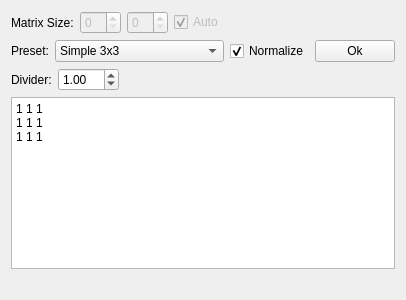
<?xml version="1.0" encoding="UTF-8"?>
<ui version="4.0">
 <class>Convolution</class>
 <widget class="QWidget" name="Convolution">
  <property name="geometry">
   <rect>
    <x>0</x>
    <y>0</y>
    <width>400</width>
    <height>300</height>
   </rect>
  </property>
  <property name="windowTitle">
   <string>Form</string>
  </property>
  <layout class="QVBoxLayout" name="verticalLayout">
   <item>
    <layout class="QHBoxLayout" name="horizontalLayout_3">
     <item>
      <layout class="QVBoxLayout" name="verticalLayout_2">
       <item>
        <layout class="QHBoxLayout" name="horizontalLayout">
         <item>
          <widget class="QLabel" name="label">
           <property name="text">
            <string>Matrix Size:</string>
           </property>
          </widget>
         </item>
         <item>
          <widget class="QSpinBox" name="spinBox">
           <property name="enabled">
            <bool>false</bool>
           </property>
           <property name="value">
            <number>0</number>
           </property>
          </widget>
         </item>
         <item>
          <widget class="QSpinBox" name="spinBox_2">
           <property name="enabled">
            <bool>false</bool>
           </property>
           <property name="value">
            <number>0</number>
           </property>
          </widget>
         </item>
         <item>
          <widget class="QCheckBox" name="checkBox">
           <property name="enabled">
            <bool>false</bool>
           </property>
           <property name="text">
            <string>Auto</string>
           </property>
           <property name="checked">
            <bool>true</bool>
           </property>
          </widget>
         </item>
        </layout>
       </item>
       <item>
        <layout class="QHBoxLayout" name="horizontalLayout_4">
         <item>
          <widget class="QLabel" name="label_4">
           <property name="text">
            <string>Preset:</string>
           </property>
          </widget>
         </item>
         <item>
          <widget class="QComboBox" name="comboBox">
           <property name="sizePolicy">
            <sizepolicy hsizetype="Expanding" vsizetype="Fixed">
             <horstretch>0</horstretch>
             <verstretch>0</verstretch>
            </sizepolicy>
           </property>
           <property name="currentIndex">
            <number>0</number>
           </property>
           <item>
            <property name="text">
             <string>Simple 3x3</string>
            </property>
           </item>
           <item>
            <property name="text">
             <string>Right Simple 3x3</string>
            </property>
           </item>
           <item>
            <property name="text">
             <string>Left Simple 3x3</string>
            </property>
           </item>
           <item>
            <property name="text">
             <string>Up Simple 3x3</string>
            </property>
           </item>
           <item>
            <property name="text">
             <string>Down Simple 3x3</string>
            </property>
           </item>
           <item>
            <property name="text">
             <string>Negative</string>
            </property>
           </item>
           <item>
            <property name="text">
             <string>Box 3x3</string>
            </property>
           </item>
           <item>
            <property name="text">
             <string>Box 3x3 Norm</string>
            </property>
           </item>
           <item>
            <property name="text">
             <string>Box 5x5</string>
            </property>
           </item>
           <item>
            <property name="text">
             <string>Box 5x5 Norm</string>
            </property>
           </item>
           <item>
            <property name="text">
             <string>Gauss 3x3</string>
            </property>
           </item>
           <item>
            <property name="text">
             <string>Gauss 3x3 Norm</string>
            </property>
           </item>
           <item>
            <property name="text">
             <string>Gauss 5x5</string>
            </property>
           </item>
           <item>
            <property name="text">
             <string>Gauss 5x5 Norm</string>
            </property>
           </item>
           <item>
            <property name="text">
             <string>Sharpen 3x3</string>
            </property>
           </item>
           <item>
            <property name="text">
             <string>Sharpen 5x5</string>
            </property>
           </item>
          </widget>
         </item>
        </layout>
       </item>
       <item>
        <layout class="QHBoxLayout" name="horizontalLayout_2">
         <item>
          <widget class="QLabel" name="label_2">
           <property name="text">
            <string>Divider:</string>
           </property>
          </widget>
         </item>
         <item>
          <widget class="QDoubleSpinBox" name="doubleSpinBox">
           <property name="minimum">
            <double>-99.989999999999995</double>
           </property>
           <property name="singleStep">
            <double>0.001000000000000</double>
           </property>
           <property name="value">
            <double>1.000000000000000</double>
           </property>
          </widget>
         </item>
         <item>
          <spacer name="horizontalSpacer_2">
           <property name="orientation">
            <enum>Qt::Horizontal</enum>
           </property>
           <property name="sizeHint" stdset="0">
            <size>
             <width>40</width>
             <height>20</height>
            </size>
           </property>
          </spacer>
         </item>
        </layout>
       </item>
      </layout>
     </item>
     <item>
      <widget class="QCheckBox" name="checkBox_2">
       <property name="text">
        <string>Normalize</string>
       </property>
       <property name="checked">
        <bool>true</bool>
       </property>
      </widget>
     </item>
     <item>
      <widget class="QPushButton" name="pushButton">
       <property name="text">
        <string>Ok</string>
       </property>
      </widget>
     </item>
     <item>
      <spacer name="horizontalSpacer">
       <property name="orientation">
        <enum>Qt::Horizontal</enum>
       </property>
       <property name="sizeHint" stdset="0">
        <size>
         <width>40</width>
         <height>20</height>
        </size>
       </property>
      </spacer>
     </item>
    </layout>
   </item>
   <item>
    <widget class="QPlainTextEdit" name="plainTextEdit">
     <property name="plainText">
      <string>1 1 1 
1 1 1 
1 1 1 </string>
     </property>
    </widget>
   </item>
   <item>
    <spacer name="verticalSpacer">
     <property name="orientation">
      <enum>Qt::Vertical</enum>
     </property>
     <property name="sizeHint" stdset="0">
      <size>
       <width>20</width>
       <height>40</height>
      </size>
     </property>
    </spacer>
   </item>
  </layout>
 </widget>
 <resources/>
 <connections/>
</ui>
